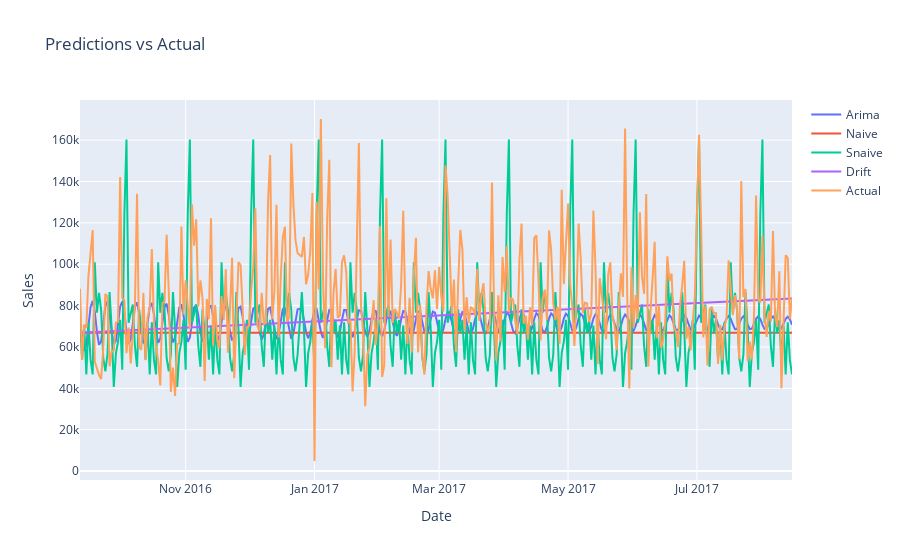

Here is the notebook cell this chart was saved with:
### Code cell
import plotly.graph_objects as go


trace1 = go.Scatter(x=preds.index, y=preds.arima, mode='lines', name='Arima')
trace2 = go.Scatter(x=preds.index, y=preds.naive, mode='lines', name='Naive')
trace3 = go.Scatter(x=preds.index, y=preds.snaive, mode='lines', name='Snaive')
trace4 = go.Scatter(x=preds.index, y=preds.drift, mode='lines', name='Drift')
trace5 = go.Scatter(x=preds.index, y=preds.actual, mode='lines', name='Actual')
data = [trace1, trace2, trace3,trace4,trace5]

layout = go.Layout(title='Predictions vs Actual', xaxis=dict(title='Date'), yaxis=dict(title='Sales'))

figure = go.Figure(data=data, layout=layout)
figure.show()

### Figure 1 — Plotly figure (JSON) as saved in the notebook; plotly's stock layout.template omitted (floating-point values rounded to 4 significant figures; data arrays with more than 128 entries replaced by an {"elided": "..."} marker saying what was removed)
{"data": [{"mode": "lines", "name": "Arima", "type": "scatter", "x": {"elided": "337 str values"}, "y": {"elided": "337 float values"}}, {"mode": "lines", "name": "Naive", "type": "scatter", "x": {"elided": "337 str values"}, "y": {"elided": "337 float values"}}, {"mode": "lines", "name": "Snaive", "type": "scatter", "x": {"elided": "337 str values"}, "y": {"elided": "337 float values"}}, {"mode": "lines", "name": "Drift", "type": "scatter", "x": {"elided": "337 str values"}, "y": {"elided": "337 float values"}}, {"mode": "lines", "name": "Actual", "type": "scatter", "x": {"elided": "337 str values"}, "y": {"elided": "337 float values"}}], "layout": {"title": {"text": "Predictions vs Actual"}, "xaxis": {"title": {"text": "Date"}}, "yaxis": {"title": {"text": "Sales"}}}}
